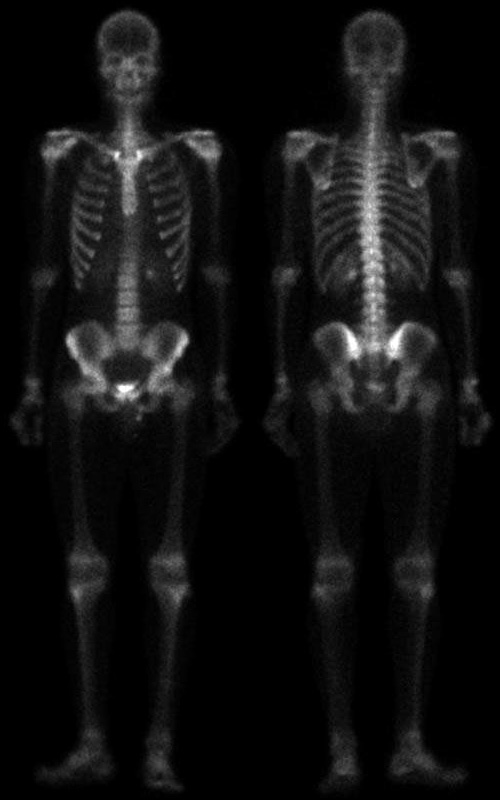
#> input picture Imagenes_cursado/esqueleto.tif, 500 x 800 px
$ jupyter execute --allow-errors 4_aplicacion.ipynb
#> lines starting #> are read from the running program, lines starting #| are printed output that depends on the picture
[cell 1]
import cv2
import numpy as np
import matplotlib.pyplot as plt

[cell 2]
def comparar_imagenes(img_1, img_2, titulo_original="Original", titulo_filtrada="Filtrada"):
    fig, axs = plt.subplots(1,2, figsize=(10,5))

    # Original
    axs[0].imshow(img_1, cmap="gray")
    axs[0].set_title(titulo_original)
    axs[0].axis("off")

    # Máscara difusa - Fijar vmin=0 para que el fondo (0) sea NEGRO
    # Los valores negativos se verán negros también
    axs[1].imshow(img_2, cmap="gray", vmin=0, vmax=255)
    axs[1].set_title(titulo_filtrada)
    axs[1].axis("off")

    plt.tight_layout()
    plt.show()

def highboost_interact(img, kernel_size, A):

    img_float = img.astype(np.float32)

        # filtro pasa-bajos
    mask = np.ones((kernel_size, kernel_size), np.float32) / (kernel_size**2)
    img_pb = cv2.filter2D(img_float, -1, mask)

        # high-boost
    highboost = A * img_float - img_pb

        # clipping
    highboost = np.clip(highboost, 0, 255).astype(np.uint8)

    comparar_imagenes(
        img,
        highboost,
        "Original",
        f"HighBoost A={A:.1f} Kernel={kernel_size}x{kernel_size}"
    )

[cell 3]
img = cv2.imread("../Imagenes_cursado/esqueleto.tif", cv2.IMREAD_GRAYSCALE)
#> img is the input picture: shape (800, 500); min 0, max 255, mean 17.2
plt.imshow(img, cmap="gray")

# parte 1: Realce
podemos hacer de dos formas por el momento:
- Utilizando una mascara de realce
- Ecualizando el histogramas
- Alta potencia?)

## Mascara de realce
La mascara debe ser suma uno con valores negativos.

[cell 4]
kernel_realce = np.array([
    [ 0, -2,  0],
    [-2,  9, -2],
    [ 0, -2,  0]
], dtype=np.float32)

img_realzada = cv2.filter2D(img, -1, kernel_realce)


plt.figure(figsize=(10,5))
plt.subplot(1,2,1)
plt.imshow(img, cmap='gray')
plt.title("Original")
plt.axis("off")

plt.subplot(1,2,2)
plt.imshow(img_realzada, cmap='gray')
plt.title("Realzada")
plt.axis("off")

plt.show()
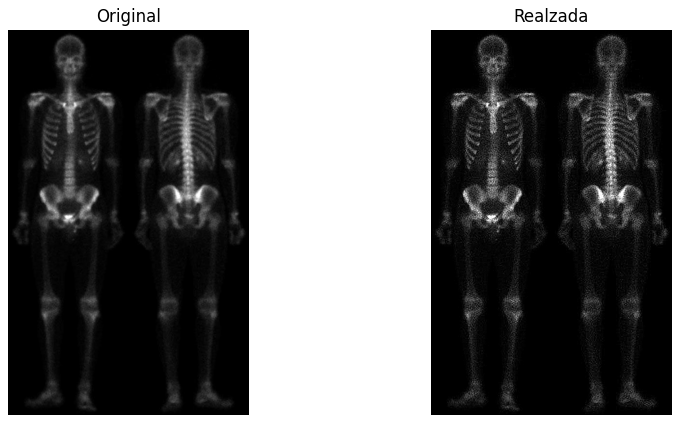
#> figure drawn by matplotlib, 2 panels

## ecualizando el histograma

[cell 5]
img_eq = cv2.equalizeHist(img)
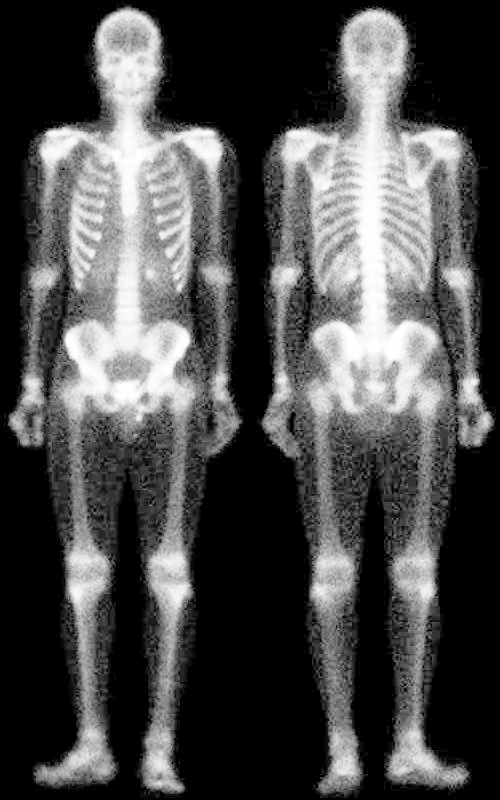
#> img_eq: shape (800, 500); min 0, max 255, mean 76.5

# Mostrar resultados
plt.figure(figsize=(12,5))

plt.subplot(1,2,1)
plt.imshow(img, cmap='gray')
plt.title("Original")
plt.axis("off")

plt.subplot(1,2,2)
plt.imshow(img_eq, cmap='gray')
plt.title("Ecualización Global")
plt.axis("off")

plt.show()
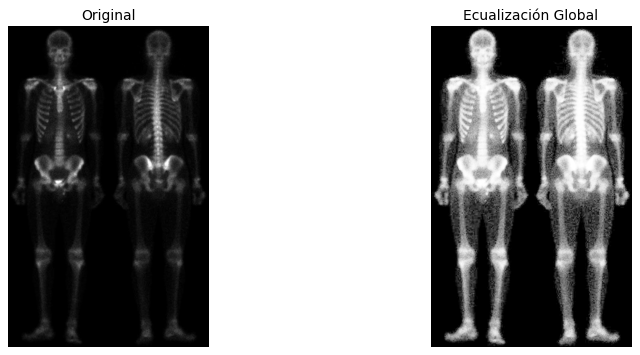
#> figure drawn by matplotlib, 2 panels

## highboost

[cell 6]
from ipywidgets import interact, IntSlider, FloatSlider
import ipywidgets as widgets

interact(
    lambda kernel_size, A: highboost_interact(img, kernel_size, A),

    kernel_size=IntSlider(
        value=5,
        min=3,
        max=15,
        step=2,
        description="Kernel"
    ),

    A=FloatSlider(
        value=1.0,
        min=0.1,
        max=5.0,
        step=0.1,
        description="A"
    )
)
#> the sliders are set to kernel_size = 5, A = 1.0
#> in highboost_interact, `highboost = A * img_float - img_pb`:
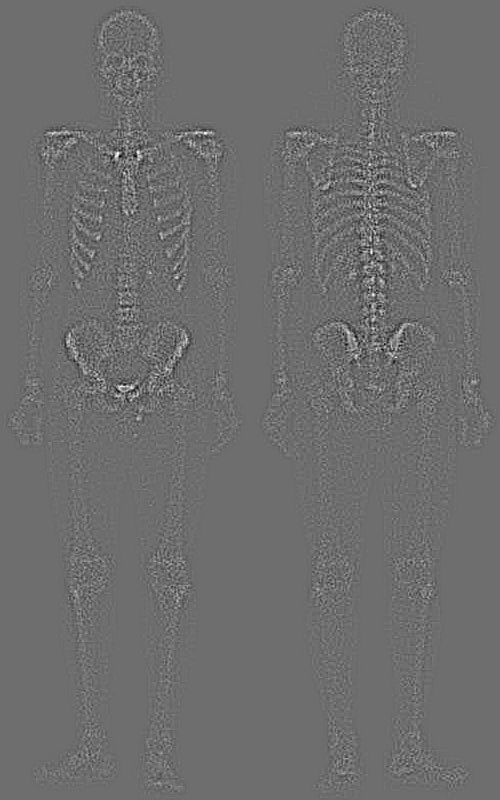
#> highboost: shape (800, 500) float32; min -32.24, max 42.28, mean 0; drawn with min black and max white
#> in highboost_interact, `highboost = np.clip(highboost, 0, 255).astype(np.uint8)`:
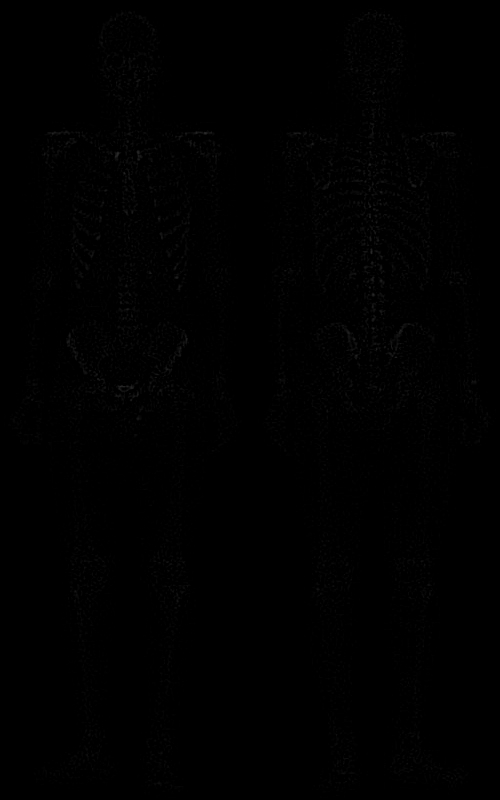
#> highboost: shape (800, 500); min 0, max 42, mean 0.7
